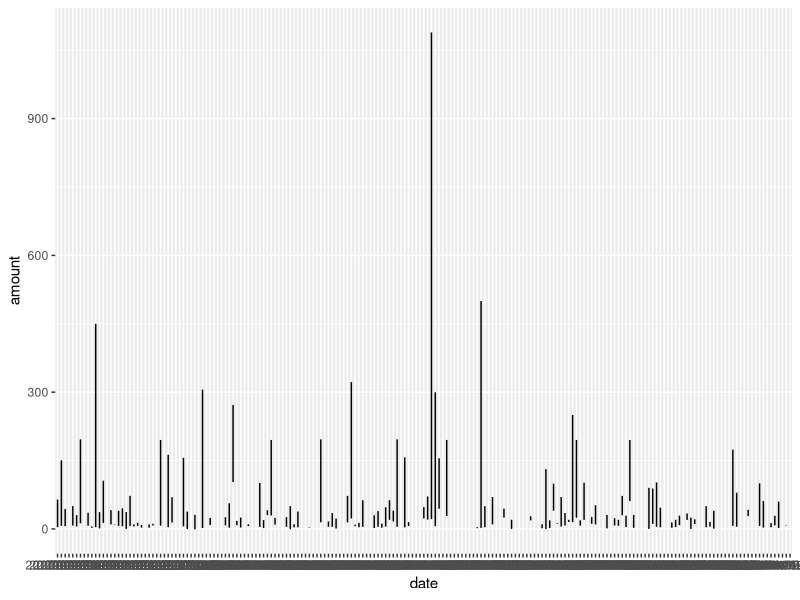

Reproduce this figure in R. (Note: this script raises an error after producing the figure.)
## ---- chunk 1
knitr::opts_chunk$set(echo = TRUE)
## ---- chunk 2
paketit<-c("tidyr","magrittr","dplyr","data.table","ggplot2")
lapply(paketit,library,character.only=T)
## ---- chunk 3
getwd()
## ---- chunk 4
money<-read.csv("Sirkesjam.csv",header=TRUE)
#let's see the first few rows
head(money)

## ---- chunk 5
require(ggplot2)
ggplot(data=money,aes(date, amount))+geom_line()
## ---- chunk 6
knitr::include_graphics('./Rplot_better.png')
